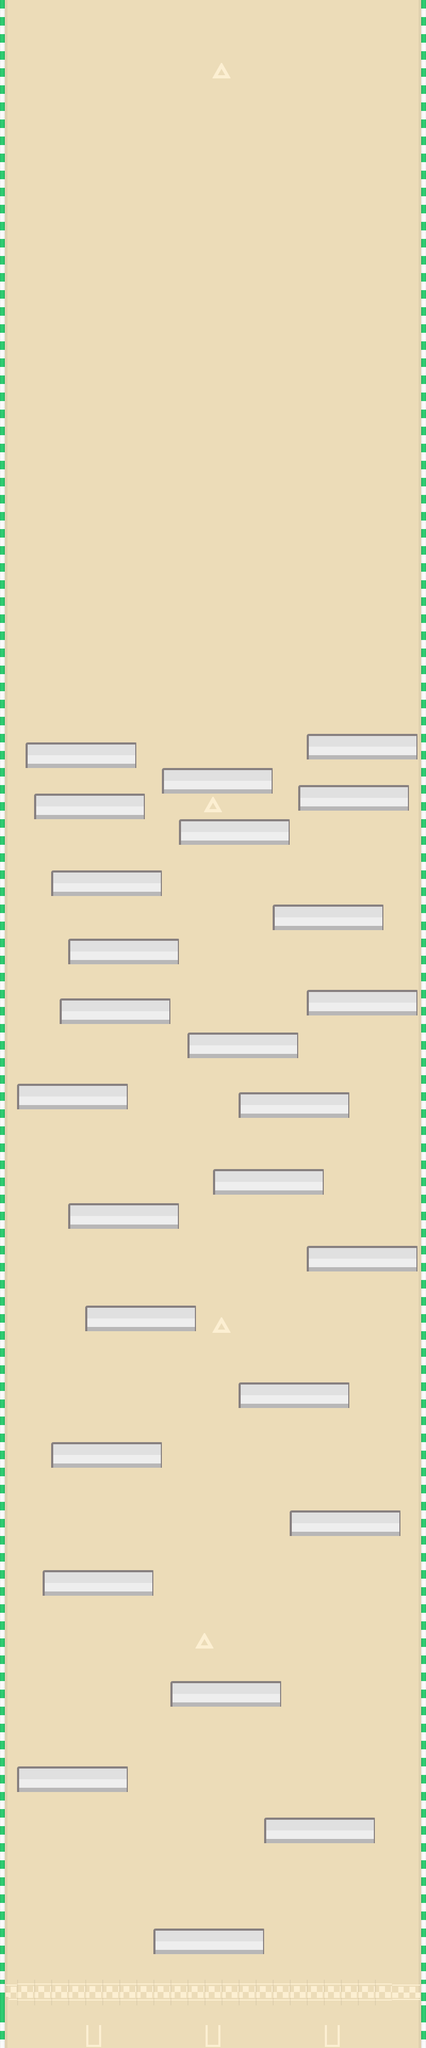

This game map was drawn from its Tiled (.tmx) file and the tilesets committed beside it. A one-line description and the trimmed map source follow:
An orthogonal 50x240 tile map with 16x16 px tiles, 2 tile layers (pista, objetos), 2 tilesets and 26 objects.

<map version="1.0" tiledversion="1.1.5" orientation="orthogonal" renderorder="right-down" width="50" height="240" tilewidth="16" tileheight="16" infinite="0" nextobjectid="37">
 <tileset firstgid="1" source="map.tsx" />
 <tileset firstgid="1465" source="obj.tsx" />
 <layer name="pista" width="50" height="240">
  <data>[12000 cells, 12000 non-empty, 51 distinct tile ids]</data>
 </layer>
 <layer name="objetos" width="50" height="240">
  <data>[12000 cells, 1014 non-empty, 39 distinct tile ids]</data>
 </layer>
 <objectgroup name="paradas">
  <object id="4" x="289.333" y="3616" width="204" height="46.6667" />
  <object id="5" x="496" y="3410.67" width="206.667" height="42.6667" />
  <object id="6" x="34.6667" y="3314.67" width="204" height="45.3333" />
  <object id="7" x="322.667" y="3153.33" width="204" height="46.6667" />
  <object id="8" x="82.6667" y="2944" width="204" height="48" />
  <object id="9" x="548" y="2832" width="202.667" height="44" />
  <object id="10" x="97.3333" y="2708" width="205.333" height="41.3333" />
  <object id="11" x="450.667" y="2593.33" width="204" height="45.3333" />
  <object id="12" x="162.667" y="2449.33" width="205.333" height="44" />
  <object id="13" x="578.667" y="2341.33" width="204" height="38.6667" />
  <object id="15" x="130.667" y="2257.33" width="204" height="44" />
  <object id="16" x="402.667" y="2192" width="205.333" height="46.6667" />
  <object id="17" x="449.333" y="2046.67" width="204" height="44" />
  <object id="19" x="34.6667" y="2032" width="204" height="48" />
  <object id="21" x="353.333" y="1936" width="205.333" height="42.6667" />
  <object id="22" x="578.667" y="1858.67" width="205.333" height="38.6667" />
  <object id="23" x="128" y="1760" width="204" height="45.3333" />
  <object id="24" x="512" y="1697.33" width="205.333" height="44" />
  <object id="25" x="96" y="1633.33" width="206.667" height="48" />
  <object id="26" x="337.333" y="1536" width="204" height="46.6667" />
  <object id="27" x="561.333" y="1470.67" width="206.667" height="45.3333" />
  <object id="28" x="578.667" y="1376" width="204" height="46.6667" />
  <object id="29" x="306.667" y="1440" width="202.667" height="44" />
  <object id="30" x="49.3333" y="1396" width="206.667" height="41.3333" />
  <object id="31" x="66.6667" y="1488" width="205.333" height="42.6667" />
  <object id="33" x="1.33333" y="3824" width="794.667" height="13.3333" />
 </objectgroup>
</map>
